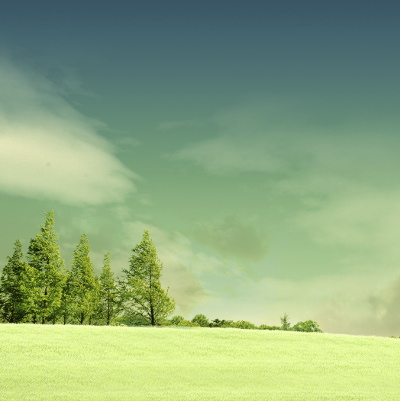
#> input picture Images/green_landscape.jpg, 400 x 401 px
$ python -i edge_detection.py   (imports and definitions only)   (older library calls are emulated)
#> lines starting #> are read from the running program, lines starting #| are printed output that depends on the picture
import cv2
from skimage import img_as_float
from numpy.linalg import eig
from .commonfunctions import *
from numpy import pi, exp, sqrt
from scipy import ndimage as ndi
from skimage.draw import polygon
from skimage.filters import gaussian
from skimage.filters import rank
from scipy.spatial import Delaunay
from numpy.linalg import multi_dot
from skimage.util import img_as_ubyte
from skimage.segmentation import chan_vese, morphological_chan_vese
from scipy.ndimage import binary_fill_holes
from skimage.morphology import watershed, disk, dilation
from sklearn.feature_extraction.image import extract_patches


def gaussian_kernel(n):
    # n must be odd number
    k = round((n - 1) / 2)  # n=2k+1 => k=(n-1)/2
    # generate a n*n gaussian kernel with mean=0 and sigma = s
    s = 1
    # create one vector of gaussian distribution
    probs = [exp(-z * z / (2 * s * s)) / sqrt(2 * pi * s * s) for z in range(-k, k + 1)]
    kernel = np.outer(probs, probs)  # construct 2d-gaussian kernel
    kernel = kernel.reshape(-1)  # vectorize it
    kernel = np.diag(kernel)  # make it diagonal matrix
    return kernel


def get_gradient(patch, n):
    gx = cv2.Sobel(np.float32(patch), cv2.CV_32F, 1, 0, ksize=n)
    gy = cv2.Sobel(np.float32(patch), cv2.CV_32F, 0, 1, ksize=n)
    G = np.stack((gx, gy), axis=-1)
    return G


def edge_detection(content, n=5, strength_threshold=0.04, coherence_threshold=0.5):
    content = rgb2gray(content)
    W = gaussian_kernel(n)

    G = get_gradient(content, n)
    patches = extract_patches(G, patch_shape=(n, n, 2), extraction_step=1)
    patches = patches.reshape((-1, n**2, 2))

    l = list(patches)
    img = np.zeros((len(l)))
    GWG = [multi_dot([Gk.T, W, Gk]) for Gk in l]

    eigen = [eig(GWGi) for GWGi in GWG]
    e_val, e_vect = zip(*eigen)
    e_val = np.asarray(e_val, dtype=np.float64)
    e_vect = np.asarray(e_vect, dtype=np.float64)
    for k in range(0, len(eigen)):
        if e_val[k][0] > e_val[k][1]:
            largest = 0  # indx, = np.where(e_val == largest_lambda)
        else:
            largest = 1
        x, y = e_vect[k][largest, 0], e_vect[k][largest, 1]  # e_vect corresponding to largest e_val
        if x != 0:
            angle = math.degrees(math.atan(y / x))
        else:
            angle = 90
        strength = math.sqrt(e_val[k][largest])

        dominator = float(sqrt(e_val[k][largest]) + sqrt(e_val[k][1 - largest]))
        if dominator != 0:
            coherent = (sqrt(e_val[k][largest]) - sqrt(e_val[k][1 - largest])) / dominator
        if strength >= strength_threshold and coherent >= coherence_threshold:
            img[k] = strength
    img = img.reshape(int(sqrt(patches.shape[0])), int(sqrt(patches.shape[0])))
    return img


def edge_segmentation(img, strength_threshold=8, coherence_threshold=0.5, mode=4):
    IM_SIZE = 400
    img = (cv2.resize(img, (IM_SIZE, IM_SIZE))).astype(np.float32)
    root_n = 5
    edges = edge_detection(img, root_n, strength_threshold=strength_threshold, coherence_threshold=coherence_threshold)  # root_n should be odd number #8-0.5
    final_image = np.zeros((img.shape[0], img.shape[1]))
    if mode == 0:
        # thresholding edges for convex hull with threshold to remove as much noise as possible
        edges[edges >= 0.8] = 1
        edges[edges < 0.8] = 0
        return convex_hull(edges)
    elif mode == 1:
        # thresholding edges for watershed on edges with low threshold to include as much edges as possible
        edges[edges >= 0.2] = 1
        edges[edges < 0.2] = 0
        watershed_edges_bin = watershed_edges(edges)
        final_image[:watershed_edges_bin.shape[0], :watershed_edges_bin.shape[1]] = watershed_edges_bin
        return final_image
    elif mode == 2:
        edge_chull = edges
        edge_watershed = edge_chull.copy()

        # thresholding edges for convex hull with threshold to remove as much noise as possible
        edge_chull[edge_chull >= 0.8] = 1
        edge_chull[edge_chull < 0.8] = 0
        # thresholding edges for watershed on edges with low threshold to include as much edges as possible
        edge_watershed[edge_watershed >= 0.2] = 1
        edge_watershed[edge_watershed < 0.2] = 0

        chull = convex_hull(edge_chull)
        watershed_edges_bin = watershed_edges(edge_watershed)
        watershed_cull = chull * watershed_edges_bin[:chull.shape[0], :chull.shape[1]]
        final_image[:watershed_cull.shape[0], :watershed_cull.shape[1]] = watershed_cull
        return final_image
    # elif mode == 3:  # never use this one it just never ends
    #     # thresholding edges for convex hull with threshold to remove as much noise as possible
    #     edges[edges >= 0.8] = 1
    #     edges[edges < 0.8] = 0
    #     chull = concave_hull(edges)
    #     final_image[:chull.shape[0], :chull.shape[1]] = chull
    #     return final_image
    else:
        E = np.zeros((img.shape[0], img.shape[1]))
        E[:edges.shape[0], :edges.shape[1]] = edges
        # Feel free to play around with the parameters to see how they impact the result
        # cv = chan_vese(edges, mu=0.1, lambda1=0.06, lambda2=1, tol=1e-3, max_iter=2000,
        #                dt=0.52, init_level_set="checkerboard", extended_output=True)
        mask = 1.0 * (gaussian(1.0 * E + morphological_chan_vese(rgb2gray(img), iterations=35, init_level_set=E, smoothing=1), sigma=5))
        return mask


# -------------------------------------------------------------------------------------
# concave hull using alpha shape algorithm
# alogrithm was taken from stackoverflow response to question: Calculate bounding polygon of alpha shape from the Delaunay triangulation
# link to answer stackoverflow post -> https://stackoverflow.com/a/50159452/7293149
# [122 lines left out: functions alpha_shape, concave_hull, right_turn, graham_scan, convex_hull, watershed_edges and 1 more, not called in this run]

>>> import cv2
>>> picture = cv2.cvtColor(cv2.imread('../Images/green_landscape.jpg'), cv2.COLOR_BGR2RGB)
>>> result = edge_segmentation(picture)
#> in edge_segmentation, `img = (cv2.resize(img, (IM_SIZE, IM_SIZE))).astype(np.float32)`:
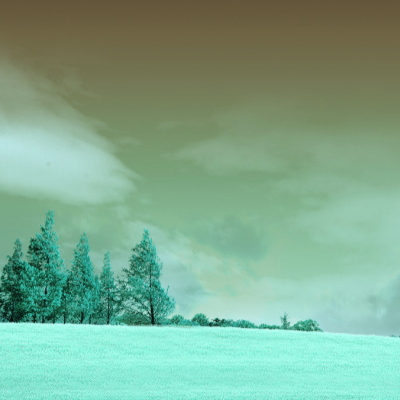
#> img: shape (400, 400, 3) float32; mean of channels 0, 1, 2 142.8, 169.9, 126.4; drawn as B, G, R
#> in edge_detection, `content = rgb2gray(content)`:
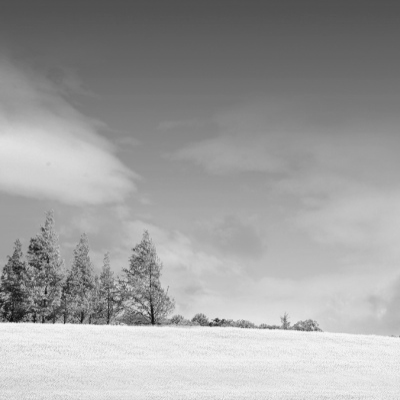
#> content: shape (400, 400) float32; min 13.57, max 247.4, mean 161
#> in get_gradient, `gx = cv2.Sobel(np.float32(patch), cv2.CV_32F, 1, 0, ksize=n)`:
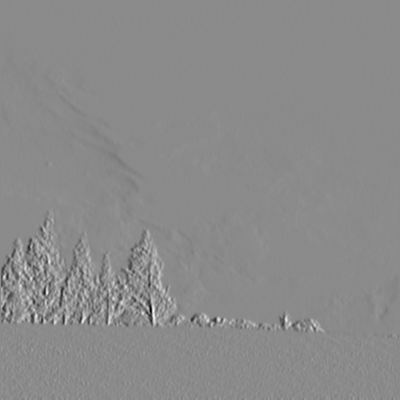
#> gx: shape (400, 400) float32; min -6305.7, max 5268.3, mean 0.9; drawn with min black and max white
#> in get_gradient, `gy = cv2.Sobel(np.float32(patch), cv2.CV_32F, 0, 1, ksize=n)`:
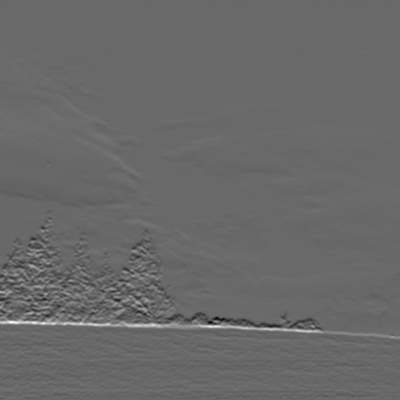
#> gy: shape (400, 400) float32; min -6513, max 9350.2, mean 44.4; drawn with min black and max white
#> (the run stopped early here; a loop or call above may not have finished)
